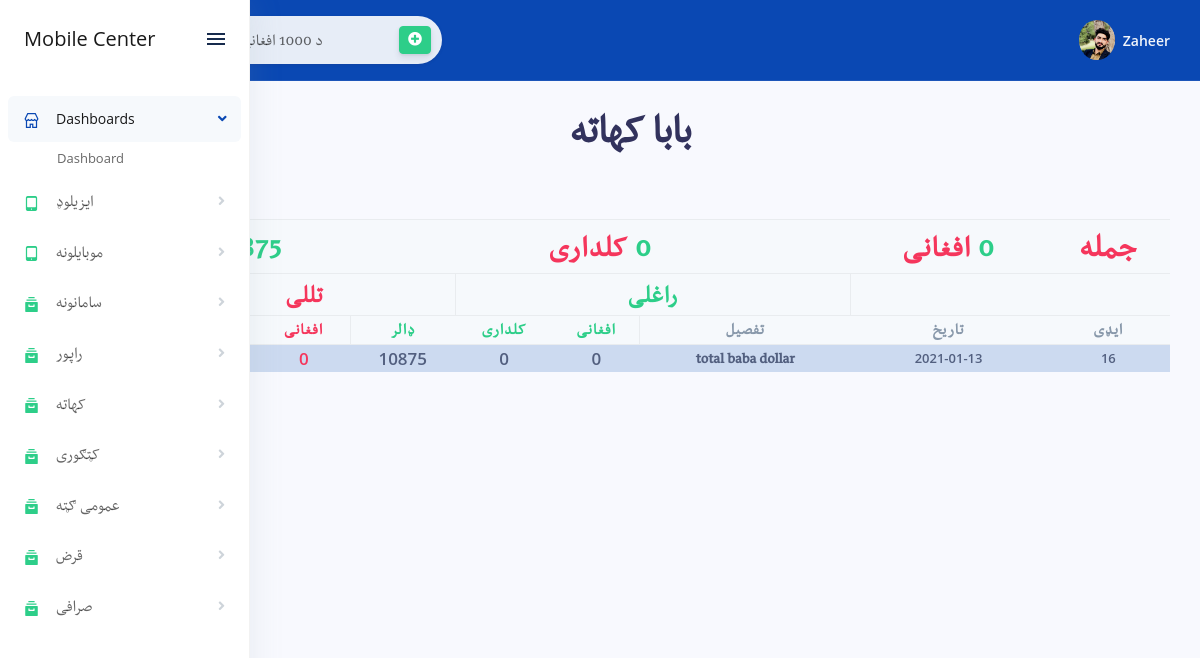
Screenshot of /baba.php (signed in) with the database file from the repository.
### tables this page shows
CREATE TABLE `income` (
  `income_id` int(11) NOT NULL,
  `income_date` date NOT NULL,
  `income_category` varchar(255) DEFAULT NULL,
  `income_des` varchar(255) DEFAULT NULL,
  `Iprice_af` double DEFAULT NULL,
  `Iprice_rs` double DEFAULT NULL,
  `Iprice_dollar` double DEFAULT NULL,
  `Oprice_af` double DEFAULT NULL,
  `Oprice_rs` double DEFAULT NULL,
  `Oprice_dollar` double DEFAULT NULL
);

### baba.php (the view)
<?php include "config/connectoin.php"?>
<?php include "includes/header.php";?>
<?php include "includes/sidenav.php";?>
		<div class="main-content" id="panel">
			<?php include "includes/topnav.php";?>
	<div class="container-fluid mt-3">
    <h1 class="display-2 pashtofont text-center"> بابا کهاته</h1>
		<div class="row">
            <div class="col-xl-12" dir="rtl">
<?php
$query = "SELECT SUM(Iprice_af) as RtotalAF,SUM(Iprice_rs) as RtotalRS,SUM(Iprice_dollar) as RtotalDollar,SUM(Oprice_af) as TtotalAF,SUM(Oprice_rs) as TtotalRS,SUM(Oprice_dollar) as TtotalDollar FROM income WHERE income_category = 'بابا'";
$querySumAF = mysqli_query($connection, $query);
while ($rows = mysqli_fetch_assoc($querySumAF)) {
    $raf = $rows['RtotalAF'];
    $rrs = $rows['RtotalRS'];
    $rd = $rows['RtotalDollar'];
    $taf = $rows['TtotalAF'];
    $trs = $rows['TtotalRS'];
    $td = $rows['TtotalDollar'];
    $grandTotalAF = $raf - $taf;
    $grandTotalRS = $rrs - $trs;
    $grandTotalDollar = $rd - $td;
}
?>
 <div class="table-responsive mt-5">
              <table class="table align-items-center table-condensed table-flush table-bordered table-striped table-primary" id="">
                <thead class="thead-light">
<tr class="text-center pashtofont text-success">
<th style="font-size:34px;" class="text-danger"> جمله  </th>
<th style="font-size:32px;" colspan="" ><span class="text-success"><?=$grandTotalAF?></span><span class="text-danger">  افغانی</span> </th>
<th style="font-size:32px;" colspan="4"><span class="text-success"><?=$grandTotalRS?></span><span class="text-danger">  کلداری</span></th>
<th style="font-size:32px;" colspan="3" ><span class="text-success"><?=$grandTotalDollar?></span><span class="text-danger">  دالر</span></th>
</tr>
<tr class="text-center pashtofont text-success">
<th></th>
<th></th>
<th colspan="3" style="font-size:26px;" class="text-success border-left border-right">راغلی</th>
<th colspan="3" style="font-size:26px;" class="text-danger border-left">تللی</th>
</tr>
<tr class="pashtofont text-center">
<th style="font-size:17px;">ایډی</th>
<th style="font-size:17px;">تاریخ</th>
<th style="font-size:17px">تفصیل</th>
<th style="font-size:17px" class="text-success border-right">افغانی</th>
<th style="font-size:17px" class="text-success">کلداری</th>
<th style="font-size:17px" class="text-success border-left">ډالر</th>
<th style="font-size:17px" class="text-danger">افغانی</th>
<th style="font-size:17px" class="text-danger">کلداری</th>
<th style="font-size:17px" class="text-danger border-left">ډالر</th>
</tr>
</thead>
<tbody class="list">
<?php
$query = "SELECT * FROM income WHERE income_category = 'بابا' ORDER BY income_id DESC";
$displayIncome = mysqli_query($connection, $query);
while ($rows = mysqli_fetch_assoc($displayIncome)) {
    $incomeID = $rows['income_id'];
    $incomeDate = $rows['income_date'];
    $incomeDes = $rows['income_des'];
    $incomeIAF = $rows['Iprice_af'];
    $incomeIRS = $rows['Iprice_rs'];
    $incomeIDollor = $rows['Iprice_dollar'];
    $incomeOAF = $rows['Oprice_af'];
    $incomeORS = $rows['Oprice_rs'];
    $incomeODollor = $rows['Oprice_dollar'];
    ?>
         <tr style="" class='text-center font-weight-600 '>
         <td><?=$incomeID?></td>
        <td><?=$incomeDate?></td>
            <td class="pashtofont" style="font-size:17px"><?=$incomeDes?></td>
		<td style="font-size:17px"><?=$incomeIAF?></td>
<td style="font-size:17px"><?=$incomeIRS?></td>
<td style="font-size:17px"><?=$incomeIDollor?></td>
<td class="text-danger " style="font-size:17px"><?=$incomeOAF?></td>
<td class="text-danger " style="font-size:17px"><?=$incomeORS?></td>
<td class="text-danger " style="font-size:17px"><?=$incomeODollor?></td>
        </tr>
<?php }?>
        </tbody>
    </table>
</div>
				</div>
</div>
</div>
</div>
				<?php include "includes/footer.php";?>

### css/mystyle.css (style rules this page uses)
.pashtofont { font-family: 'MyPashtoFont'; }

### includes/header.php (style rules this page uses)
body { overflow-x:hidden; }

### rows the page displays
income: income_id "16", income_date "2021-01-13", income_des "total baba dollar", Iprice_af "0", Iprice_rs "0", Iprice_dollar "10875", Oprice_af "0"

### other values shown
$_SESSION['username'] "Zaheer"
$grandTotalAF "0"
$grandTotalRS "0"
